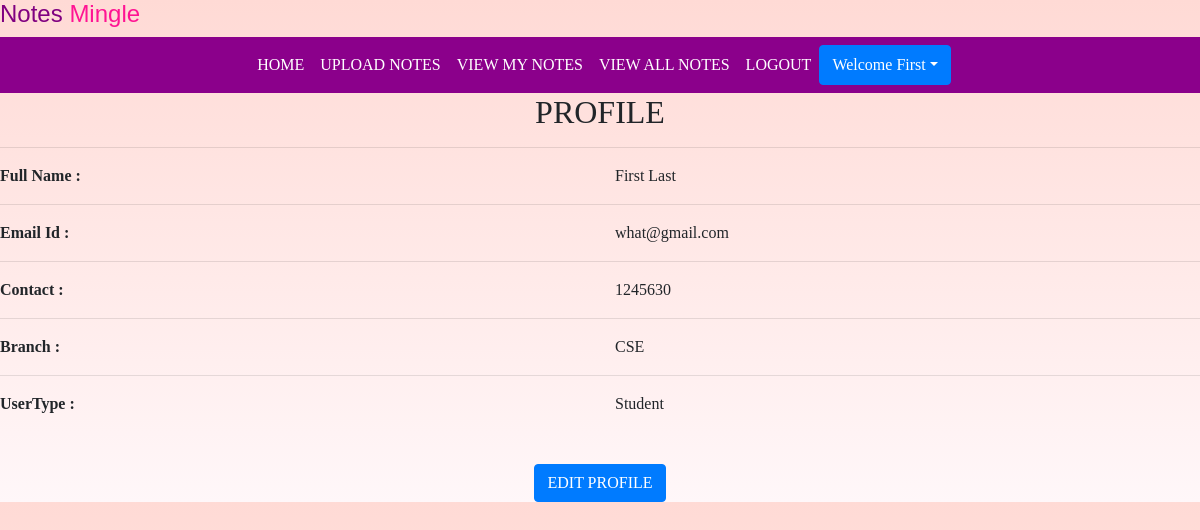
The page /profile (signed in) on the database its author committed.
### Notes/models.py (models this page shows, shortened)
class Signup(models.Model):
    user = models.ForeignKey(User,on_delete=models.CASCADE)
    contact = models.CharField(max_length=10,null=True)
    branch = models.CharField(max_length=30)
    role = models.CharField(max_length=15)

### Notes/views.py (the view)
# urls.py: path('profile',profile,name='profile'),
def profile(request):
    if not request.user.is_authenticated:
        return redirect('login')
    user = User.objects.get(id=request.user.id)
    data = Signup.objects.get(user=user)
    d={'data':data,'user':user}
    return render(request,'profile.html',d)

### Notes/templates/profile.html (shortened to what this page needs)
{% extends 'usernavigation.html' %}
{% load static %}
{% block body %}
<div class="contact-container">
    <h2 class="text-center">PROFILE</h2>
    <hr>
    <div class="row">
        <div class="col-md-6">
            <b>Full Name :</b>
        </div>
        <div class="col-md-6" style="text-transform:capitalize">
            {{data.user.first_name}} {{data.user.last_name}}
        </div>
    </div>
    <hr>
    <div class="row">
        <div class="col-md-6">
            <b>Email Id :</b>
        </div>
        <div class="col-md-6">
            {{data.user.username}}
        </div>
    </div>
    <hr>
    <div class="row">
        <div class="col-md-6">
            <b>Contact :</b>
        </div>
        <div class="col-md-6">
            {{data.contact}}
        </div>
    </div>
    <hr>
    <div class="row">
        <div class="col-md-6">
            <b>Branch :</b>
        </div>
        <div class="col-md-6">
            {{data.branch}}
        </div>
    </div>
    <hr>
    <div class="row">
        <div class="col-md-6">
            <b>UserType :</b>
        </div>
        <div class="col-md-6">
            {{data.role}}
        </div>
    </div>
    <center><a href="{% url 'edit_profile' %}" class="btn btn-primary mt-5">EDIT PROFILE</a></center>
</div>
{% endblock %}

### Notes/templates/usernavigation.html (shortened to what this page needs)
<!DOCTYPE html>
<html lang="en">
<head>
  {% load static%}
  <link rel="stylesheet" href="https://maxcdn.bootstrapcdn.com/bootstrap/4.3.1/css/bootstrap.min.css">
  <link rel="stylesheet" href="https://use.fontawesome.com/releases/v5.6.3/css/all.css">
  <link rel="stylesheet" href="{% static 'css/mystyle.css'%}">
</head>
<body>
<marquee class="blink" behavior="alternate" scrollamount="12"><h4 class="nav-scroll" style="padding:3%, font-size:25px, font-style:italic,"><span style="color:purple">Notes</span><span style="color:deeppink"> Mingle</span></h4></marquee>
<nav class="navbar navbar-expand-sm justify-content-center" style= "background-color : darkmagenta">
<ul class="navbar-nav">
  <li class="navbar-item">
    <a class="nav-link" href="{% url 'profile' %}">HOME</a>
  </li>
  <li class="navbar-item">
    <a class="nav-link" href="{% url 'upload_notes' %}">UPLOAD NOTES</a>
  </li>
  <li class="navbar-item">
    <a class="nav-link" href="{% url 'view_mynotes' %}">VIEW MY NOTES</a>
  </li>
  <li class="navbar-item">
    <a class="nav-link" href="{% url 'viewallnotes' %}">VIEW ALL NOTES</a>
  </li>
  <li class="navbar-item">
    <a class="nav-link" href="{% url 'logout' %}">LOGOUT</a>
  </li>
  <div class="btn-group">
    <button type="button" class="btn btn-primary dropdown-toggle" data-toggle="dropdown">Welcome {{request.user.first_name}}</button>
  </div>
</ul>
</nav>
</body>
</html>
{%block body%}
{%endblock%}

### Notes/static/css/mystyle.css (style rules this page uses)
.nav-link { color:white; }
.blink { animation: blinker 1.5s linear infinite; font-family: sans-serif; }

### Notes/templates/profile.html (style rules this page uses)
* { padding:0; margin:0; box-sizing:border-box; }
body { font-family:'outfit'; background:linear-gradient(#ffdad5,#fff7f9); }

### rows shown on the page
Signup: user.first_name "First", user.last_name "Last", user.username "what@gmail.com", contact "1245630", branch "CSE", role "Student"

### other values the page prints
{{ request.user.first_name }} "First"
